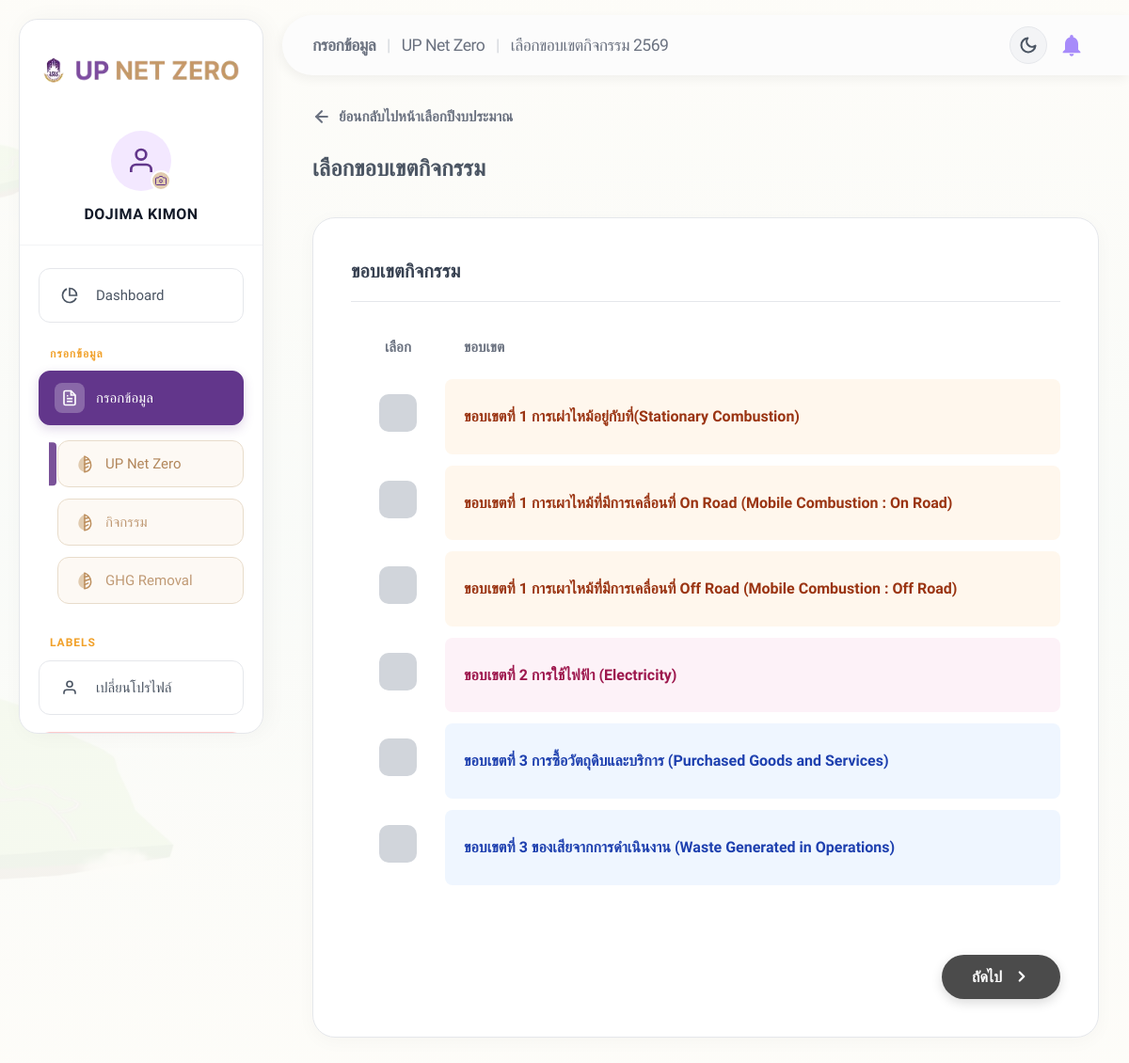
The page /officer/data_entry.php?year=25 (signed in) on the database its author committed.
### tables this page shows
CREATE TABLE `admin_year` (
  `id` int(11) NOT NULL AUTO_INCREMENT,
  `year` int(11) NOT NULL,
  `created_at` timestamp NULL DEFAULT current_timestamp(),
  PRIMARY KEY (`id`),
  UNIQUE KEY `uniq_year` (`year`)
);

CREATE TABLE `admin_g` (
  `id` int(11) NOT NULL AUTO_INCREMENT,
  `scope` int(11) DEFAULT NULL,
  `name_tiem` varchar(255) NOT NULL,
  `order_num` int(11) DEFAULT 0,
  PRIMARY KEY (`id`),
  UNIQUE KEY `name_tiem` (`name_tiem`)
);

### config/db.php (called while the page is built, shortened)
<?php
if (!function_exists('asset_v')) {
    function asset_v(string $rel): string
    {
        static $cache = [];
        if (!array_key_exists($rel, $cache)) {
            $abs = dirname(__DIR__) . '/' . ltrim($rel, '/');
            $m = @filemtime($abs);
            $cache[$rel] = $m ? ('?v=' . $m) : '';
        }
        return $cache[$rel];
    }
}

### officer/data_entry.php (the view, shortened to what this page needs)
<?php
require_once __DIR__ . '/../config/db.php';
$pdo = getDB();
$root = '../';
$selected_year = isset($_GET['year']) ? (int) $_GET['year'] : 0;
$stmt = $pdo->prepare('SELECT year FROM admin_year WHERE id = ?');
$stmt->execute([$selected_year]);
$year_data = $stmt->fetch();
$year_name = $year_data ? $year_data['year'] : 'ไม่ระบุ';
$groups = $pdo->query('SELECT * FROM admin_g ORDER BY scope, order_num ASC, id ASC')->fetchAll();
$page_title = "กรอกข้อมูล";
$page_title2 = "UP Net Zero";
$page_title3 = "เลือกขอบเขตกิจกรรม $year_name";
?>
<!DOCTYPE html>
<html lang="th">
<head>
    <link rel="stylesheet" href="<?= $root ?>assets/css/admin.css<?= asset_v('assets/css/admin.css') ?>">
    <link rel="stylesheet" href="<?= $root ?>assets/css/sidebar.css<?= asset_v('assets/css/sidebar.css') ?>">
</head>
<body>
    <?php include_once __DIR__ . '/includes/sidebar.php'; ?>
    <main class="main-content">
        <?php include_once __DIR__ . '/includes/header.php'; ?>
        <div class="data-entry-container">
            <a href="items.php"
                style="display: inline-flex; align-items: center; gap: 8px; color: #6B7280; text-decoration: none; font-weight: 600; margin-bottom: 1.5rem; transition: all 0.2s; font-size: 0.95rem;"
                onmouseover="this.style.color='var(--clr-primary)'; this.style.transform='translateX(-4px)';"
                onmouseout="this.style.color='#6B7280'; this.style.transform='none'">
                <svg width="20" height="20" viewBox="0 0 24 24" fill="none" stroke="currentColor" stroke-width="2.5"
                    stroke-linecap="round" stroke-linejoin="round">
                    <line x1="19" y1="12" x2="5" y2="12"></line>
                    <polyline points="12 19 5 12 12 5"></polyline>
                </svg>
                ย้อนกลับไปหน้าเลือกปีงบประมาณ
            </a>
            <h1 class="main-heading">เลือกขอบเขตกิจกรรม</h1>
            <div class="entry-card">
                <div class="entry-card-title">ขอบเขตกิจกรรม</div>
                <form action="data_entry_items.php" method="GET">
                    <table class="scope-table">
                        <thead>
                            <tr>
                                <th style="width: 100px; display: flex; justify-content: center;">เลือก</th>
                                <th>ขอบเขต</th>
                            </tr>
                        </thead>
                        <tbody>
                            <?php foreach ($groups as $g): ?>
                                <?php
                                $scope_class = "scope-" . $g['scope'] . "-row";
                                $scope_prefix = "ขอบเขตที่ " . $g['scope'];
                                ?>
                                <tr class="scope-row <?= $scope_class ?>"
                                    onclick="const cb = this.querySelector('input'); cb.checked = !cb.checked;">
                                    <td>
                                        <label class="radio-container">
                                            <span class="checkmark">
                                            </span>
                                        </label>
                                    </td>
                                    <td>
                                        <?= $scope_prefix ?>     <?= htmlspecialchars($g['name_tiem']) ?>
                                    </td>
                                </tr>
                            <?php endforeach; ?>
                        </tbody>
                    </table>
                    <div class="footer-actions">
                        <button type="submit" class="btn-next">
                            ถัดไป
                            <svg viewBox="0 0 24 24" fill="none" stroke="currentColor" stroke-width="3"
                                stroke-linecap="round" stroke-linejoin="round">
                                <path d="m9 18 6-6-6-6" />
                            </svg>
                        </button>
                    </div>
                </form>
            </div>
        </div>
    </main>
</body>
</html>

### officer/includes/sidebar.php (shortened to what this page needs)
<?php
$current_page = basename($_SERVER['PHP_SELF']);
$admin_name = isset($_SESSION['firstname']) && isset($_SESSION['lastname']) ? $_SESSION['firstname'] . ' ' . $_SESSION['lastname'] : 'ADMIN CESM';
?>
<aside class="sidebar-body">
    <div class="sidebar-logo">
        <img src="<?= $root ?? '../' ?>assets/images/logol.webp" alt="UP Logo" style="max-width: 100%; height: auto;"
            fetchpriority="high">
    </div>
    <div class="figma-profile-area" style="position: relative;">
        <a href="<?= $root ?? '../' ?>officer/profile.php"
            style="text-decoration: none; display: block; position: relative;" title="คลิกเพื่อเปลี่ยนโปรไฟล์">
            <div class="figma-avatar" style="overflow: hidden; cursor: pointer; position: relative; margin-bottom: 0;">
                <?php if (!empty($_SESSION['profile_image'])): ?>
                    <?php
                    $p_img = $_SESSION['profile_image'];
                    $webp_img = pathinfo($p_img, PATHINFO_FILENAME) . '.webp';
                    ?>
                    <img src="<?= $root ?? '../' ?>assets/images/profiles/<?= htmlspecialchars($webp_img) ?>" alt="Profile"
                        style="width: 100%; height: 100%; object-fit: cover;" loading="lazy">
                <?php else: ?>
                    <svg viewBox="0 0 24 24" fill="none" stroke="currentColor" stroke-width="2">
                        <path d="M20 21v-2a4 4 0 0 0-4-4H8a4 4 0 0 0-4 4v2"></path>
                        <circle cx="12" cy="7" r="4"></circle>
                    </svg>
                <?php endif; ?>
            </div>
            <div
                style="position: absolute; bottom: 0; right: 0; background: #E1CBAF; color: #62368B; border-radius: 50%; width: 22px; height: 22px; display: flex; align-items: center; justify-content: center; border: 2px solid #FFF;">
                <svg viewBox="0 0 24 24" fill="none" stroke="currentColor" stroke-width="2"
                    style="width: 12px; height: 12px;">
                    <path d="M23 19a2 2 0 0 1-2 2H3a2 2 0 0 1-2-2V8a2 2 0 0 1 2-2h4l2-3h6l2 3h4a2 2 0 0 1 2 2z"></path>
                    <circle cx="12" cy="13" r="3"></circle>
                </svg>
            </div>
        </a>
        <div class="figma-name" style="margin-top: 12px;"><?= htmlspecialchars(strtoupper($admin_name)) ?></div>
    </div>
    <nav class="sidebar-nav">
        <a href="<?= $root ?? '../' ?>officer/index.php"
            class="nav-item <?= ($current_page == 'index.php') ? 'active' : '' ?>">
            <div class="nav-icon-box">
                <svg class="nav-icon" viewBox="0 0 24 24" fill="none" stroke="currentColor">
                    <path d="M21.21 15.89A10 10 0 1 1 8 2.83M22 12A10 10 0 0 0 12 2v10z"></path>
                </svg>
            </div>
            Dashboard
        </a>
        <div class="nav-category">กรอกข้อมูล</div>
        <?php $is_data_entry_active = ($current_page == 'items.php' || $current_page == 'data_entry.php' || $current_page == 'data_entry_items.php' || $current_page == 'ghg.php' || $current_page == 'collect.php'); ?>
        <a href="<?= $root ?? '../' ?>officer/data_entry.php" id="data-entry-toggle"
            class="nav-item <?= $is_data_entry_active ? 'active' : '' ?>">
            <div class="nav-icon-box">
            </div>
            กรอกข้อมูล
        </a>
        <div class="sub-nav-wrapper <?= $is_data_entry_active ? 'expanded' : '' ?>" id="data-entry-submenu"
            style="<?= $is_data_entry_active ? 'display:block !important;max-height:1000px !important;opacity:1 !important;overflow:visible !important;' : '' ?>">
            <div class="sub-nav">
                <a href="<?= $root ?? '../' ?>officer/items.php"
                    class="sub-item <?= ($current_page == 'items.php' || $current_page == 'data_entry.php' || $current_page == 'data_entry_items.php') ? 'active' : '' ?>">
                    UP Net Zero
                </a>
                <a href="<?= $root ?? '../' ?>officer/collect.php"
                    class="sub-item <?= ($current_page == 'collect.php') ? 'active' : '' ?>">
                    กิจกรรม
                </a>
                <?php if ((int) ($_SESSION['affiliation_id'] ?? 0) === 1):  ?>
                <a href="<?= $root ?? '../' ?>officer/ghg.php"
                    class="sub-item <?= ($current_page == 'ghg.php') ? 'active' : '' ?>">
                    GHG Removal
                </a>
                <?php endif; ?>
            </div>
        </div>
        <div class="nav-category">LABELS</div>
        <a href="<?= $root ?? '../' ?>officer/profile.php"
            class="nav-item <?= ($current_page == 'profile.php') ? 'active' : '' ?>">
            <div class="nav-icon-box">
                <svg class="nav-icon" viewBox="0 0 24 24" fill="none" stroke="currentColor">
                    <path d="M20 21v-2a4 4 0 0 0-4-4H8a4 4 0 0 0-4 4v2"></path>
                    <circle cx="12" cy="7" r="4"></circle>
                </svg>
            </div>
            เปลี่ยนโปรไฟล์
        </a>
        <a href="<?= $root ?? '../' ?>logout.php" class="nav-item logout-item">
        </a>
    </nav>
</aside>

### officer/includes/header.php (shortened to what this page needs)
<header class="top-header"
    style="background-color: #fcfcfc; border: none; padding-bottom: 0; display: flex; justify-content: space-between; align-items: center; border-radius: 4vh 0 0 4vh; box-shadow: -2px 4px 12px rgba(0, 0, 0, 0.05); margin-top: 2vh;">
    <div class="header-title" style="color: #6B7280; font-size: 1.1rem; font-weight: 500;">
        <span class="animate-item">
            <strong><?= htmlspecialchars($page_title ?? 'หน้าระบบ') ?></strong>
        </span>
        <?php if (!empty($page_title2) && $page_title2 !== 'null'): ?>
            <span class="animate-item delay-1">
                <span style="margin: 0 8px; color: #D1D5DB;">|</span>
                <?= htmlspecialchars($page_title2) ?>
            </span>
        <?php endif; ?>
        <?php if (!empty($page_title3) && $page_title3 !== 'null'): ?>
            <span class="animate-item delay-2">
                <span style="margin: 0 8px; color: #D1D5DB;">|</span>
                <?= htmlspecialchars($page_title3) ?>
            </span>
        <?php endif; ?>
    </div>
    <div style="display:flex; align-items:center; gap: 12px; margin-right: 15px;">
        <button id="theme-toggle" class="animate-item delay-4" title="Toggle Dark/Light Mode"
            style="background: #F3F4F6; border: 1px solid #E5E7EB; cursor: pointer; display: flex; align-items: center; justify-content: center; width: 40px; height: 40px; border-radius: 50%; transition: all 0.3s cubic-bezier(0.4, 0, 0.2, 1); color: #4B5563;">
            <svg id="theme-icon-dark" style="pointer-events: none;" viewBox="0 0 24 24" width="20" height="20"
                fill="none" stroke="currentColor" stroke-width="2.5" stroke-linecap="round" stroke-linejoin="round">
                <path d="M21 12.79A9 9 0 1 1 11.21 3 7 7 0 0 0 21 12.79z"></path>
            </svg>
        </button>
        <svg viewBox="0 0 24 24" width="28" height="28" fill="#A78BFA" style="cursor: pointer;"
            class="animate-item delay-4">
            <path
                d="M12 22c1.1 0 2-.9 2-2h-4c0 1.1.9 2 2 2zm6-6v-5c0-3.07-1.63-5.64-4.5-6.32V4c0-.83-.67-1.5-1.5-1.5s-1.5.67-1.5 1.5v.68C7.64 5.36 6 7.92 6 11v5l-2 2v1h16v-1l-2-2z" />
        </svg>
    </div>
</header>

### assets/css/admin.css (style rules this page uses)
:root { --clr-primary: #62368B; --clr-secondary: #502A75; --clr-accent: #FBB03B; --clr-success: #10B981; --clr-danger: #EF4444; --clr-warning: #F59E0B; --scope1: #F97316; --scope2: #EAB308; --scope3: #3B82F6; --sidebar-w: 260px; --header-h: 64px; --bg-base: #FDFCF8; --bg-surface: #FFFFFF; --bg-card: #FFFFFF; --bg-hover: #F9FAFB; --border: #E8DDCE; --text-primary: #1F2937; --text-secondary: #4B5563; --text-muted: #9CA3AF; --glass-bg: rgba(255, 255, 255, 0.82); --glass-blur: 16px; --transition: 0.3s cubic-bezier(0.4, 0, 0.2, 1); --radius-card: 24px; --radius-btn: 12px; }
*, *::before, *::after { box-sizing: border-box; margin: 0; padding: 0; }
body, input, button, select, textarea { font-family: 'Kanit', sans-serif; }
body { background: linear-gradient(rgba(253, 252, 248, 0.95), rgba(253, 252, 248, 0.95)), url('../images/island_bg_opt.webp') no-repeat center center fixed; background-size: cover; color: var(--text-primary); min-height: 100vh; display: flex; line-height: 1.6; -webkit-font-smoothing: antialiased; }
.top-header { height: var(--header-h); background: var(--glass-bg); backdrop-filter: blur(var(--glass-blur)); border-bottom: 1px solid var(--border); display: flex; align-items: center; padding: 0 2rem; position: sticky; top: 0; z-index: 50; gap: 1.5rem; }
.header-title { flex: 1; font-size: 1.4rem; font-weight: 800; color: var(--clr-primary); letter-spacing: -0.03em; }
.main-content { flex: 1; margin-left: 0; min-width: 0; display: flex; flex-direction: column; }

### officer/data_entry.php (style rules this page uses)
:root { --bg-page: #F8FAFC; }
body { background-color: var(--bg-page); }
.data-entry-container { width: 100%; margin: 0 auto; padding: 2rem; }
.main-heading { font-size: 1.5rem; font-weight: 700; color: #4B5563; margin-bottom: 2rem; }
.entry-card { background: #FFFFFF; border-radius: 24px; padding: 40px; box-shadow: 0 4px 20px rgba(0, 0, 0, 0.03); border: 1px solid #E5E7EB; }
.entry-card-title { font-size: 1.25rem; font-weight: 700; color: #374151; margin-bottom: 1.5rem; border-bottom: 1px solid #E5E7EB; padding-bottom: 1rem; }
.scope-table { width: 100%; border-collapse: separate; border-spacing: 0 12px; }
.scope-table th { text-align: left; padding: 0 20px 10px 20px; color: #6B7280; font-weight: 600; font-size: 0.95rem; }
.scope-row { transition: all 0.2s; cursor: pointer; }
.scope-row td { padding: 16px 20px; background: #FFFFFF; }
.scope-row td:first-child { border-radius: 5vh; width: 80px; text-align: center; }
.scope-row td:last-child { border-radius: 1vh; }
.scope-1-row td:last-child { background-color: #FFF7ED; color: #9A3412; font-weight: 600; }
.scope-2-row td:last-child { background-color: #FDF2F8; color: #9D174D; font-weight: 600; }
.scope-3-row td:last-child { background-color: #EFF6FF; color: #1E40AF; font-weight: 600; }
.radio-container { display: inline-block; position: relative; width: 40px; height: 40px; }
.checkmark { position: absolute; top: 0; left: 0; height: 40px; width: 40px; background-color: #D1D5DB; border-radius: 10px; transition: all 0.2s; display: flex; align-items: center; justify-content: center; }
.btn-next { display: flex; align-items: center; gap: 12px; background: #4B4B4B; color: white; border: none; padding: 14px 32px; border-radius: 999px; font-weight: 600; font-size: 1rem; cursor: pointer; transition: all 0.3s; margin-top: 2rem; float: right; box-shadow: 0 4px 12px rgba(0, 0, 0, 0.15); }
.btn-next svg { width: 18px; height: 18px; }
.footer-actions { display: flex; justify-content: flex-end; margin-top: 30px; }

### officer/includes/header.php (style rules this page uses)
.animate-item { display: inline-block; opacity: 0; animation: headerSlideIn 0.5s cubic-bezier(0.16, 1, 0.3, 1) forwards; }
.delay-1 { animation-delay: 0.1s; }
.delay-2 { animation-delay: 0.15s; }
.delay-4 { animation-delay: 0.25s; }

### rows shown on the page
admin_year: year "เลือกขอบเขตกิจกรรม 2569"
admin_g: scope "ขอบเขตที่ 1", name_tiem "การเผ่าไหม้อยู่กับที่(Stationary Combustion)"
admin_g: scope "ขอบเขตที่ 1", name_tiem "การเผาไหม้ที่มีการเคลื่อนที่ On Road (Mobile Combustion : On Road)"
admin_g: scope "ขอบเขตที่ 1", name_tiem "การเผาไหม้ที่มีการเคลื่อนที่ Off Road (Mobile Combustion : Off Road)"
admin_g: scope "ขอบเขตที่ 2", name_tiem "การใช้ไฟฟ้า (Electricity)"
admin_g: scope "ขอบเขตที่ 3", name_tiem "การซื้อวัตถุดิบและบริการ (Purchased Goods and Services)"
admin_g: scope "ขอบเขตที่ 3", name_tiem "ของเสียจากการดำเนินงาน (Waste Generated in Operations)"

### other values the page prints
$admin_name "DOJIMA KIMON"
$page_title "กรอกข้อมูล"
$page_title2 "UP Net Zero"
